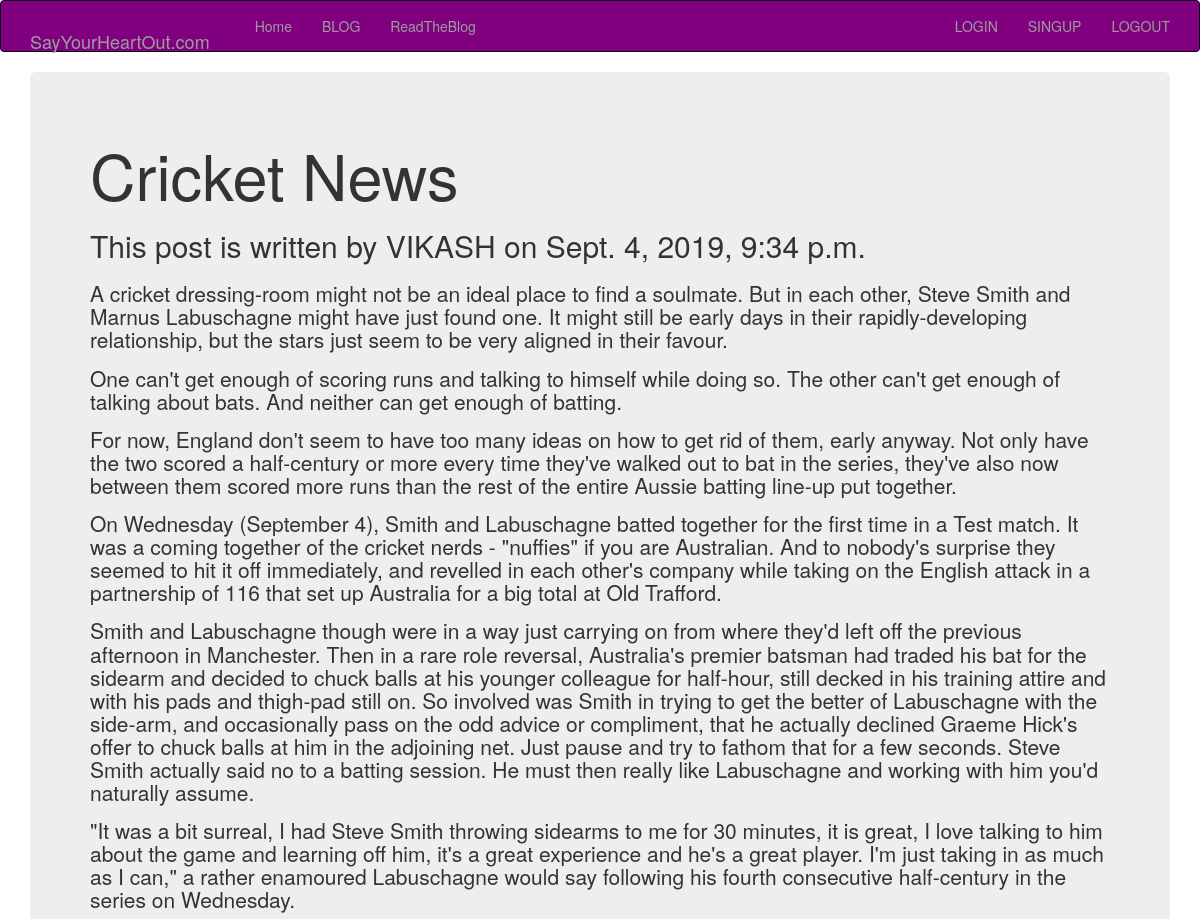
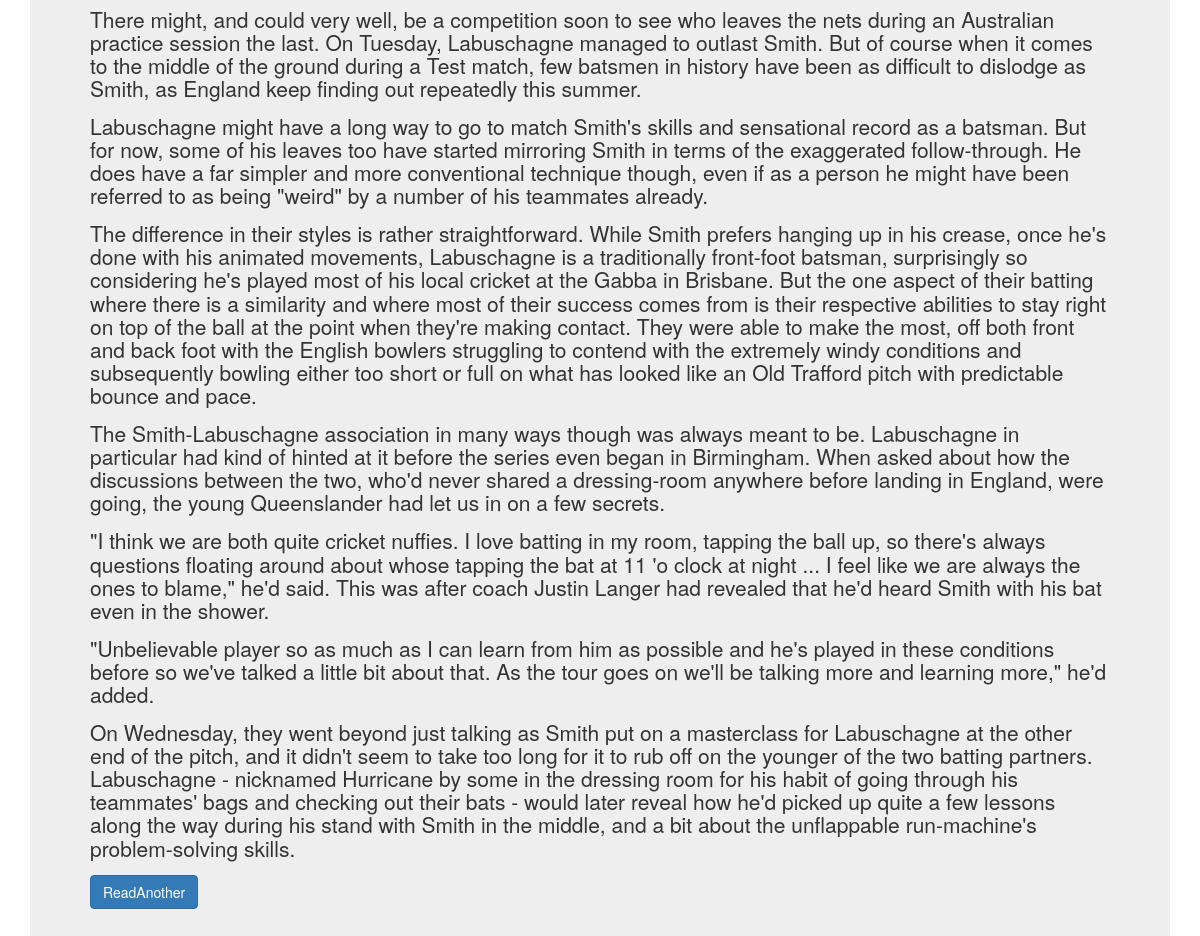
The app's page /16/ with its own data (2 pictures, top to bottom).
### rblog/models.py (models this page shows, shortened)
class Post(models.Model):
    STATUS_CHOICS=(('draft','DRAFT'),('published','PUBLISHED'))
    title=models.TextField(max_length=256)
    slug=models.SlugField(max_length=264,unique_for_date='publish')
    author=models.ForeignKey(User,related_name='blog_post')
    body=models.TextField()
    publish=models.DateTimeField(default=timezone.now)
    created=models.DateTimeField(auto_now_add=True)
    updated=models.DateTimeField(auto_now=True)
    status=models.CharField(max_length=10,choices=STATUS_CHOICS,default='draft')
    objects=custommanager()

### rblog/views.py (the view)
# urls.py: url(r'^(?P<pk>\d+)/$',views.detail_view.as_view(),name='post_detail'),
class detail_view(DetailView):
    model=Post
    template_name='rblog/detail.html'

### rblog/models.py (called while the page is built)
    def get_queryset(self):
        return super().get_queryset().filter(status='published')

### templates/rblog/detail.html
<!DOCTYPE html>
{%extends 'rblog/base.html'%}
{%block body_block%}
{%load staticfiles%}
<link rel="stylesheet"href="{% static 'css/b.css' %}">
<div class="container">
<div class="jumbotron">
<h1>{{post.title|title}}</h1>
<h2>This post is written by {{post.author|upper}} on {{post.created}}</h2>
<h3>{{post.body|linebreaks}}</h3>
<a class="btn btn-primary "href="/read">ReadAnother</a>
</div
</div>
{%endblock%}

### static/css/b.css (style rules this page uses)
body { background-image: url(https://images.unsplash.com/photo-1460661419201-fd4cecdf8a8b?ixlib=rb-1.2.1&ixid=eyJhcHBfaWQiOjEyMDd9&auto=format&fit=crop&w=500&q=60); background-size: cover; }

### records on screen
Post: title "Cricket News", author "VIKASH", created "Sept. 4, 2019, 9:34 p.m.", body "A cricket dressing-room might not be an ideal place to find a soulmate. But in each other, Steve Smith and Marnus Labuschagne might have just found one. It might still be early days in their rapidly-developing relationship, but the stars just seem to be very aligned in their favour. One can't get enough of scoring runs and talking to himself while doing so. The other can't get enough of talking about bats. And neither can get enough of batting. For now, England don't seem to have too many ideas on how to get rid of them, early anyway. Not only have the two scored a half-century or more every time they've walked out to bat in the series, they've also now between them scored more runs than…"
